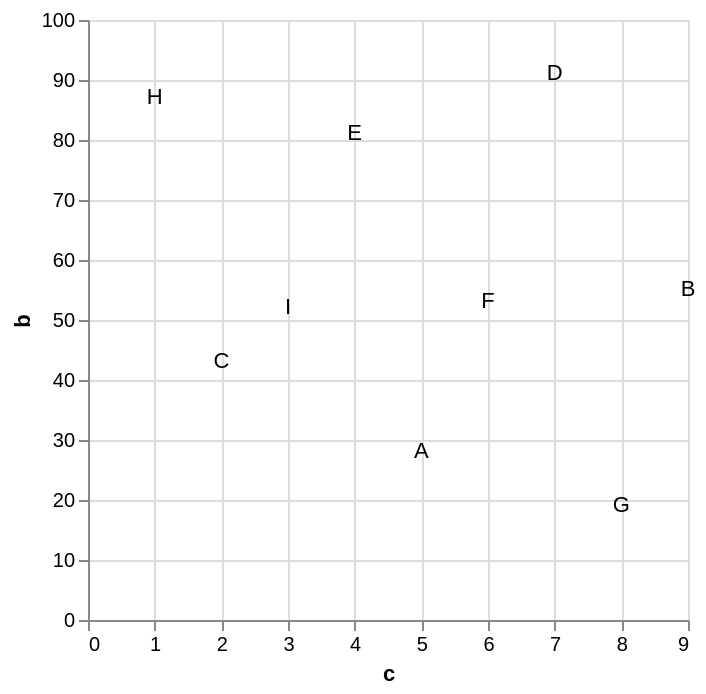

The Vega-Lite source for this figure:
### Vega-Lite specification from a JSON file in a GitHub repository (floating-point values rounded to 4 significant figures)
{"data": {"values": [{"a": "A", "b": 28, "c": 5, "g": "x"}, {"a": "B", "b": 55, "c": 9, "g": "y"}, {"a": "C", "b": 43, "c": 2, "g": "x"}, {"a": "D", "b": 91, "c": 7, "g": "y"}, {"a": "E", "b": 81, "c": 4, "g": "x"}, {"a": "F", "b": 53, "c": 6, "g": "y"}, {"a": "G", "b": 19, "c": 8, "g": "x"}, {"a": "H", "b": 87, "c": 1, "g": "y"}, {"a": "I", "b": 52, "c": 3, "g": "x"}]}, "mark": "text", "encoding": {"x": {"field": "c", "type": "quantitative"}, "y": {"field": "b", "type": "quantitative"}, "text": {"field": "a", "type": "nominal"}}}
